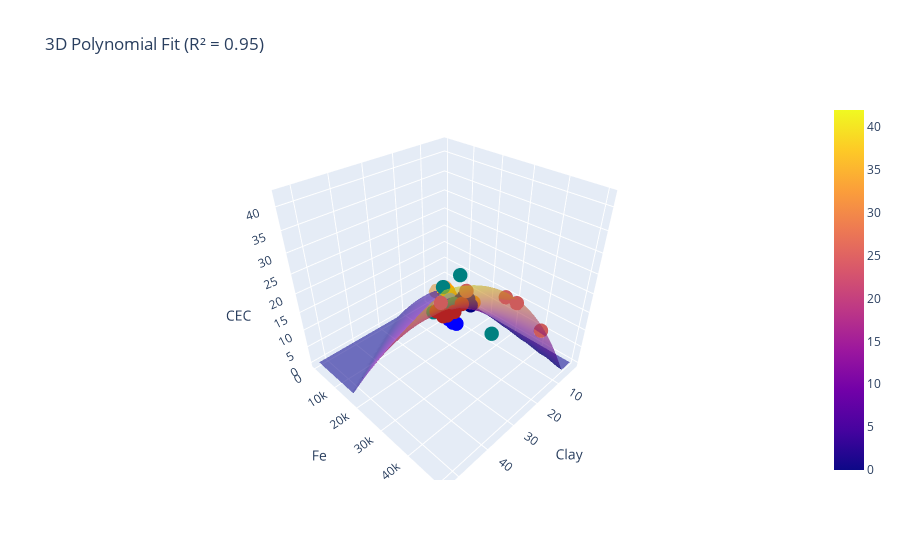

Notebook source saved alongside this figure:
### Code cell
best_feat_ind = test_errors_summary.index(max(test_errors_summary))
best_feat = feature_sets_CEC[best_feat_ind]
best_feat_n = best_n_[best_feat_ind]
fit_and_plot(df, best_feat, 'CEC', best_feat_n, mapping)
